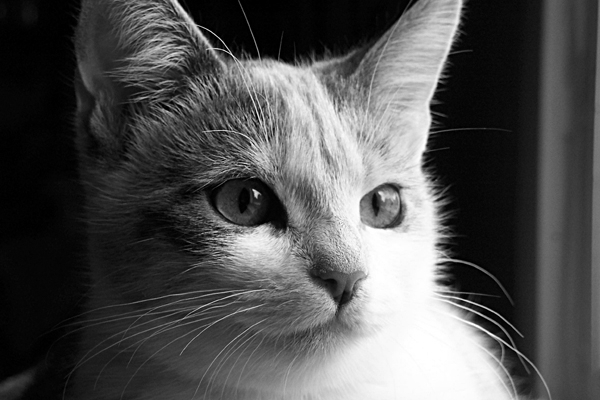
#> input picture examples/images/cat.jpg, 600 x 400 px, found by its file name
$ python fourier.py
#> lines starting #> are read from the running program, lines starting #| are printed output that depends on the picture
#> further down, img is the input picture: shape (400, 600, 3); min 0, max 255, mean 81.5
import math
import cv2 as cv
import numpy as np


def convolute(img, kernel, strength=1):
    b, g, r = cv.split(img)

    # Apply the kernel to each channel separately
    b_filtered = cv.filter2D(b, -1, kernel)
    g_filtered = cv.filter2D(g, -1, kernel)
    r_filtered = cv.filter2D(r, -1, kernel)

    # Merge the channels back
    img2 = cv.merge([b_filtered, g_filtered, r_filtered])
    return img2

def convolute_gray(img, kernel):
    # Apply the kernel to the grayscale image
    filtered_img = cv.filter2D(img, -1, kernel)

    return filtered_img

def fft(img):
    f = np.fft.fft2(img)            # Compute the 2D FFT
    fshift = np.fft.fftshift(f)     # Shift zero-frequency components to the center
    magnitude = 20 * np.log(np.abs(fshift) + 1)
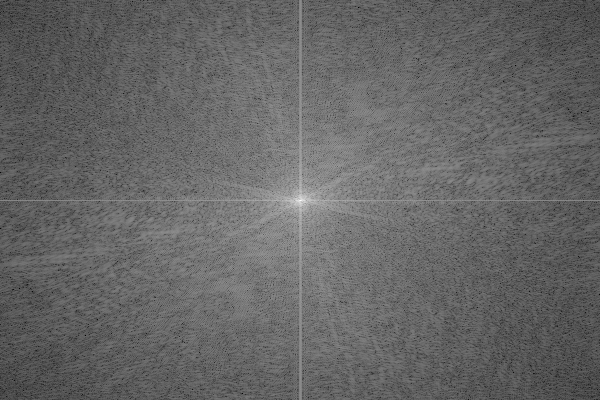
#> magnitude: shape (400, 600) float64; min 47.21, max 335.8, mean 162.4; drawn with min black and max white
    magnitude= magnitude.astype(np.uint8)
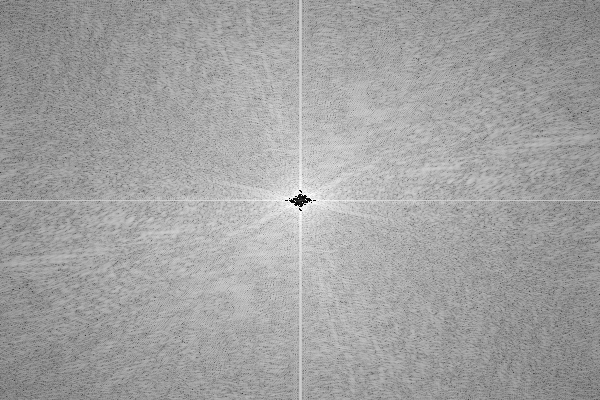
#> magnitude: shape (400, 600); min 0, max 255, mean 161.8
    return fshift , magnitude

def reverse_fft(fshift):
    f_ishift = np.fft.ifftshift(fshift)  # Inverse shift
    img_back = np.fft.ifft2(f_ishift)    # Compute the 2D IFFT
    img_back = np.real(img_back)         # Take the real part of the inverse transform
    return img_back

x_mouse, y_mouse = (None, None)

img = cv.imread(cv.samples.findFile("examples/images/cat.jpg"))
img =  cv.cvtColor(img, cv.COLOR_BGR2GRAY)

fshift, magnitude = fft(img)

img2 = img
img2 = reverse_fft(fshift)
img2 = cv.normalize(img2, None, 0, 255, cv.NORM_MINMAX)
img2 = np.uint8(img2)

img3 = magnitude

img4 = np.zeros_like(img)

combined_image = np.vstack((np.hstack((img, img2)), np.hstack((img3, img4))))
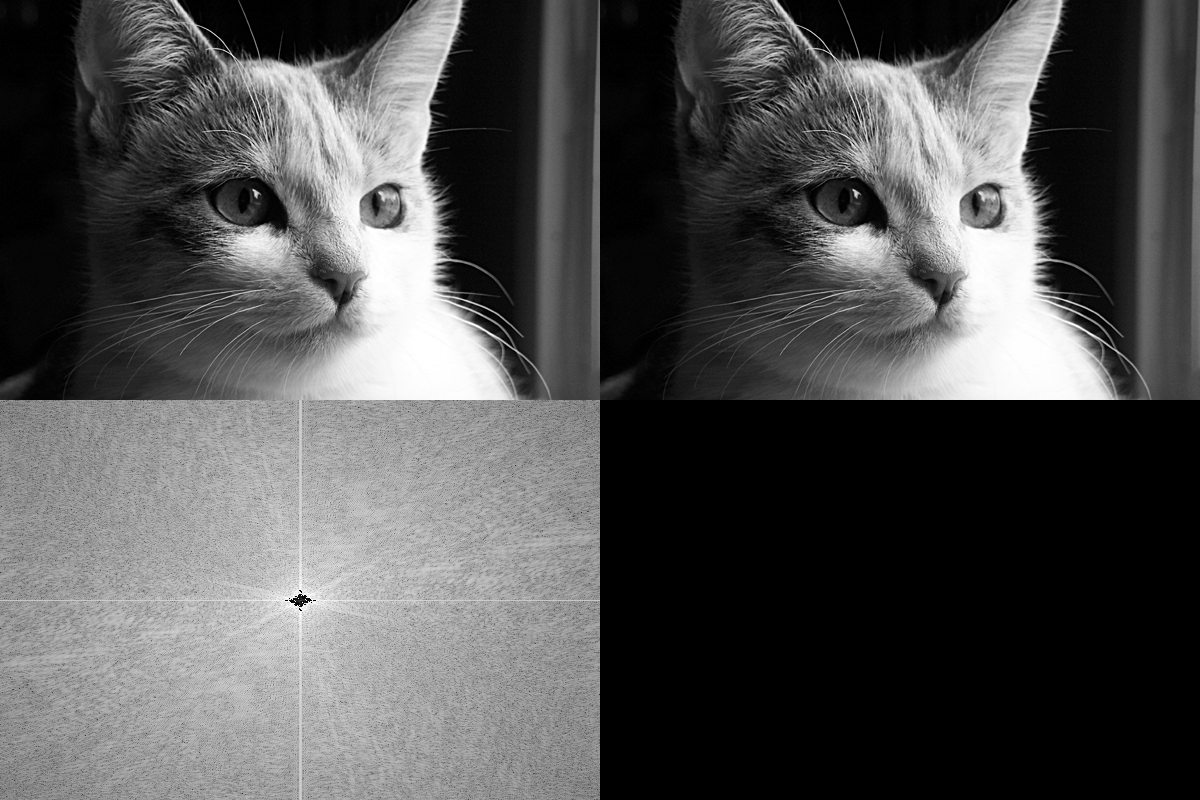
#> combined_image: shape (800, 1200); min 0, max 255, mean 81.1

cv.namedWindow(winname='combined', flags=cv.WINDOW_NORMAL)

height, width = combined_image.shape[:2]
#> height = 800; width = 1200

resize = 1
cv.resizeWindow(winname='combined', width=int(width*resize), height=int(height*resize))

while True:
    cv.imshow('combined', combined_image)
    k = cv.waitKey(10) & 0xFF
#> (key q is pressed here)
    if k == ord('q'):
        break

cv.destroyAllWindows()
